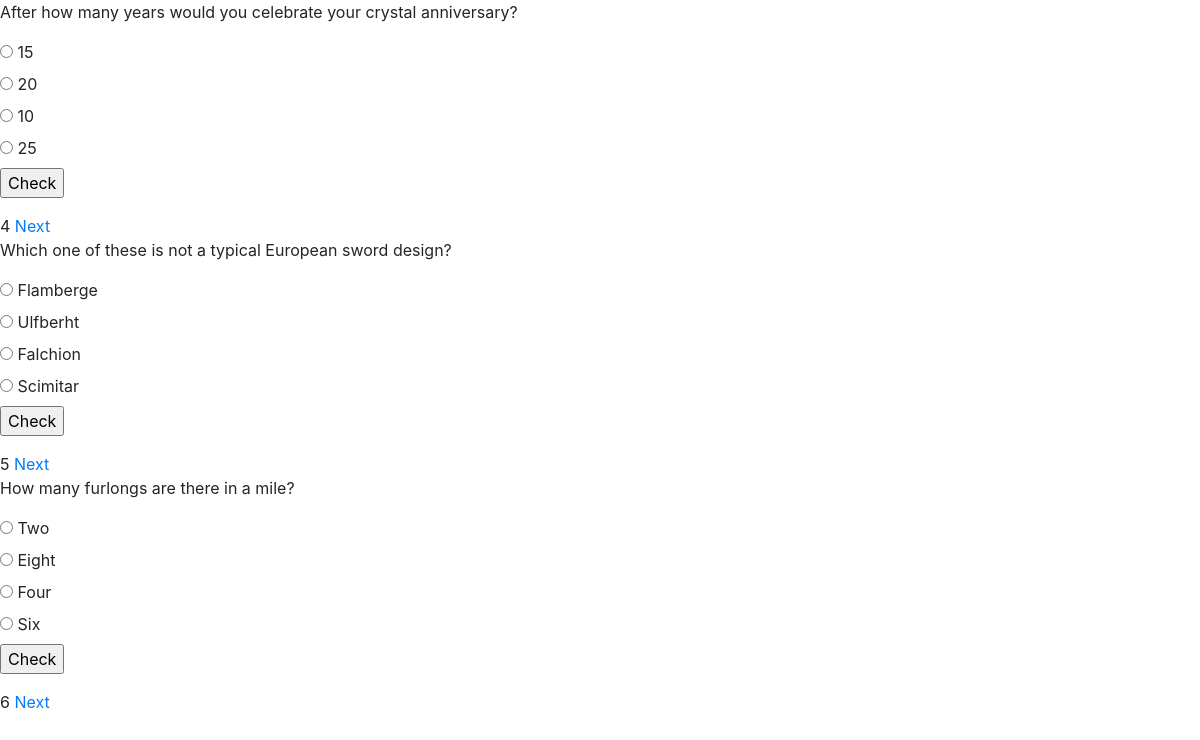
Page /2/ on the committed database.
### quiz/models.py (models this page shows, shortened)
class Question(models.Model):
    choice = models.ForeignKey(Category, on_delete=models.CASCADE)
    question = models.CharField(max_length=250)
    answer = models.CharField(max_length=100)
    option_one = models.CharField(max_length=100)
    option_two = models.CharField(max_length=100)
    option_three = models.CharField(max_length=100, blank=True)
    option_four = models.CharField(max_length=100, blank=True)
    created_at = models.DateTimeField(auto_now_add=True)
    updated_at = models.DateTimeField(auto_now=True)

### quiz/views.py (the view, shortened to what this page needs)
# urls.py: path('<int:pk>/', take_quiz, name='take_quiz'),
def take_quiz(request, pk):
    questions = Question.objects.filter(choice=pk)
    context = {'questions': questions, 'values': request.POST}
    if request.method == 'GET':
        return render(request, 'quiz.html', context)

### templates/quiz.html (shortened to what this page needs)
{% extends 'base.html' %} {% block content %}
{% load static %}
<div>
  {% for question in questions %}
  <p>{{question.question}}</p>
  <form action="." method="post">
    <table>
      <tbody>
        <tr>
          <label>
            <input type="radio" name="option" value="{{question.option_one}}" />
            {{question.option_one}}
          </label>
        </tr>
        <br />
        <tr>
          <label>
            <input type="radio" name="option" value="{{question.option_two}}" />
            {{question.option_two}}
          </label>
        </tr>
        <br />
        <tr>
          <label>
            <input
              type="radio"
              name="option"
              value="{{question.option_three}}"
            />
            {{question.option_three}}
          </label>
        </tr>
        <br />
        <tr>
          <label>
            <input
              type="radio"
              name="option"
              value="{{question.option_four}}"
            />
            {{question.option_four}}
          </label>
        </tr>
      </tbody>
    </table>
    <input type="submit" value="Check">
  </form>
{{question.id}}
<a href="{{question.id}}">Next</a>
{% endfor %}
{% endblock content %}

### rows in the picture
Question: question "After how many years would you celebrate your crystal anniversary?", option_one "15", option_two "20", option_three "10", option_four "25", id "4"
Question: question "Which one of these is not a typical European sword design?", option_one "Flamberge", option_two "Ulfberht", option_three "Falchion", option_four "Scimitar", id "5"
Question: question "How many furlongs are there in a mile?", option_one "Two", option_two "Eight", option_three "Four", option_four "Six", id "6"
